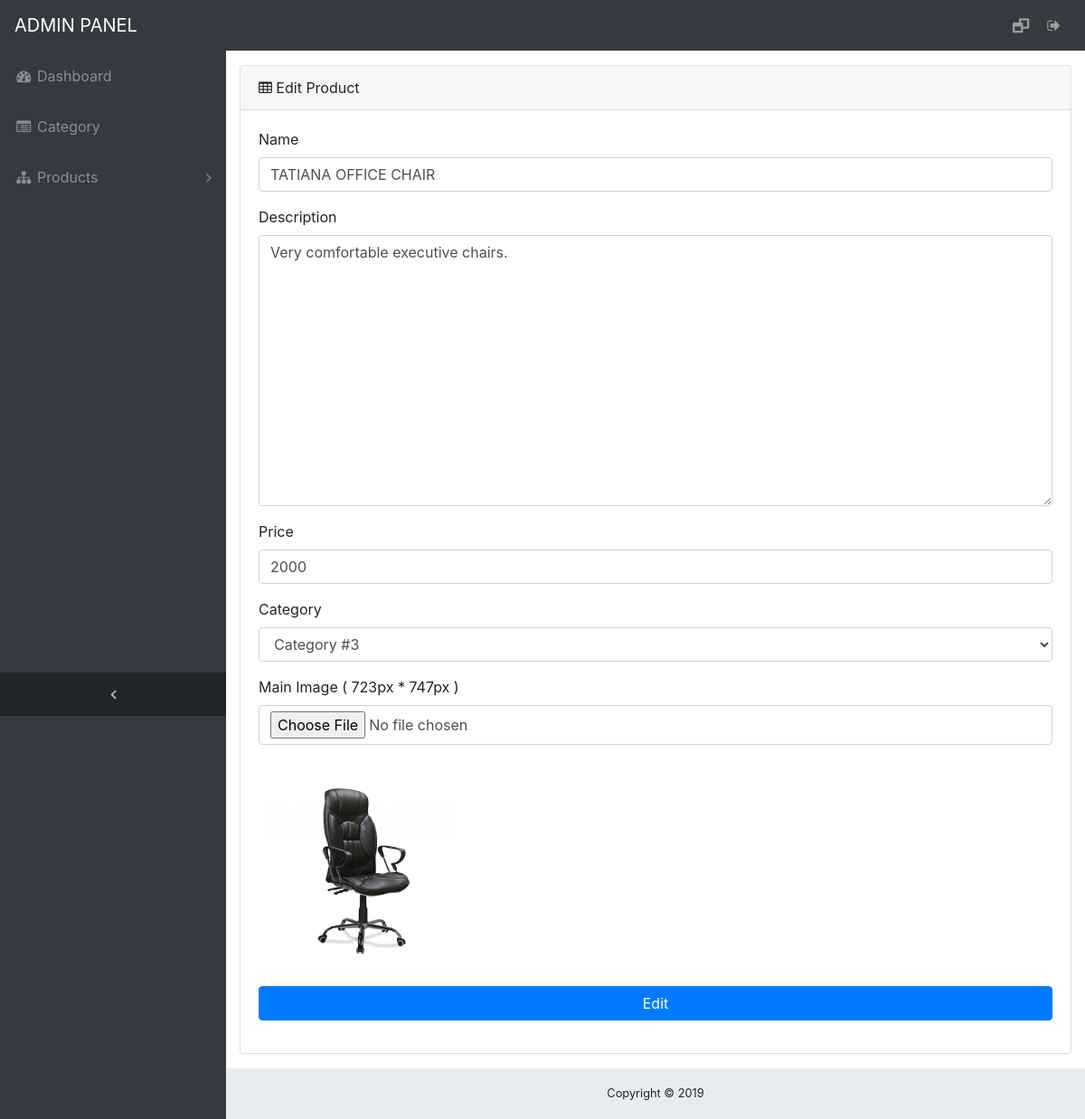
Page /administrator/edit-product.php?id=2 (signed in) on the committed database.
### tables this page shows
CREATE TABLE `products` (
  `id` int(11) NOT NULL,
  `category_id` int(11) NOT NULL,
  `name` text NOT NULL,
  `description` text NOT NULL,
  `main_image` text NOT NULL,
  `price` text NOT NULL
);

CREATE TABLE `category` (
  `id` int(11) NOT NULL,
  `cat_name` text NOT NULL,
  `ordering` int(11) NOT NULL
);

### administrator/env/functions.php (called while the page is built, shortened)
<?php
$dbInstance = Database::getInstance();
$db = $dbInstance->getDBConnection();
$category   = new Category($db);
$product    = new Product($db);

### administrator/env/class/Product.class.php (called while the page is built, shortened)
<?php
class Product extends AbstractTask
{
    private $_db;
    private $_tableName = 'products';
    public $_id;
    public function __construct($db)
    {
        $this->_db = $db;
    }
    public function readOne()
    {
        $sql = "SELECT * FROM ".$this->_tableName." WHERE id = :id";
        $query = $this->_db->prepare($sql);
        $query->bindParam(':id', $this->_id);
        $query->execute() or die(print_r($query->errorInfo(), true));
        $result = $this->convertToArray($query);
        return $result;
    }
}

### administrator/env/class/AbstractTask.class.php (called while the page is built, shortened)
<?php
abstract class AbstractTask{
    public function convertToArray($query)
    {
        $arr = array();
        while( $data = $query->fetch(PDO::FETCH_ASSOC)):
            $arr[] = $data;
        endwhile;
        return $arr;
    }
}

### administrator/env/class/Category.class.php (called while the page is built, shortened)
<?php
class Category extends AbstractTask
{
    private $_db;
    private $_tableName = 'category';
    public function __construct($db)
    {
        $this->_db = $db;
    }
    public function getList()
    {
        $sql = "SELECT * FROM ".$this->_tableName." ORDER BY ordering ASC";
        $query = $this->_db->query($sql);
        $result = $this->convertToArray($query);
        return $result;
    }
}

### administrator/edit-product.php (the view)
<?php include 'inc/header.php'; ?>
<div class="content-wrapper">
<div class="container-fluid">
    <div class="card mb-3">
        <div class="card-header"><i class="fa fa-table"></i> Edit Product</div>
        <div class="card-body">
           <?php
                $product->_id = $_GET['id'];
                $result = $product->readOne();
            ?>
            <form action="<?php echo $_SERVER['REQUEST_URI'] ?>" method="post" enctype="multipart/form-data">
                <div class="form-group">
                    <label for="exampleInputEmail1">Name</label>
                    <input class="form-control" type="text"  name="name" placeholder="Name of the product." value="<?php echo $result[0]['name'] ?>" required>
                </div>
                <div class="form-group">
                    <label for="exampleInputEmail1">Description</label>
                    <textarea class="form-control" name="description" placeholder="Enter description of product" style="height:300px;" required><?php echo $result[0]['description'] ?></textarea>
                </div>
              <div class="form-group">
                    <label for="exampleInputEmail1">Price</label>
                    <input class="form-control" type="text" name="price" placeholder="Price." value="<?php echo $result[0]['price'] ?>" required>
                </div>
                <div class="form-group">
                    <label for="exampleInputEmail1">Category</label>
                    <select class="form-control" id="exampleFormControlSelect1" name="category">
                    <?php
                        $cat = $category->getList();
                        foreach($cat as $_cat):
                    ?>
                        <option value="<?php echo $_cat['id']?>" <?php echo($_cat['id'] == $result[0]['category_id']) ? 'selected' : '' ?>><?php echo $_cat['cat_name']?></option>
                    <?php endforeach;?>
                    </select>
                </div>
                <div class="form-group">
                    <label for="exampleInputEmail1">Main Image ( 723px * 747px )</label>
                    <input class="form-control" type="file" name="image"><br>
                    <img src="../images/<?php echo $result[0]['main_image']?>" class="img-fluid" width="25%">
                </div>
                <button class="btn btn-primary btn-block" name="edit_product">Edit</button>
            </form>
        </div>
    </div>
</div>
<?php include 'inc/footer.php'; ?>

### administrator/css/sb-admin.css (style rules this page uses)
html { position: relative; min-height: 100%; }
body { overflow-x: hidden; }
body.sticky-footer { margin-bottom: 56px; }
body.sticky-footer .content-wrapper { min-height: calc(100vh - 56px - 56px); }
body.fixed-nav { padding-top: 56px; }
.content-wrapper { min-height: calc(100vh - 56px); padding-top: 1rem; }
.content-wrapper { overflow-x: hidden; background: white; }
@media (min-width: 992px) { .content-wrapper { margin-left: 250px; } }

### rows in the picture
products: name "TATIANA OFFICE CHAIR", description "Very comfortable executive chairs.", price "2000", category "Category #3", main_image (picture)
